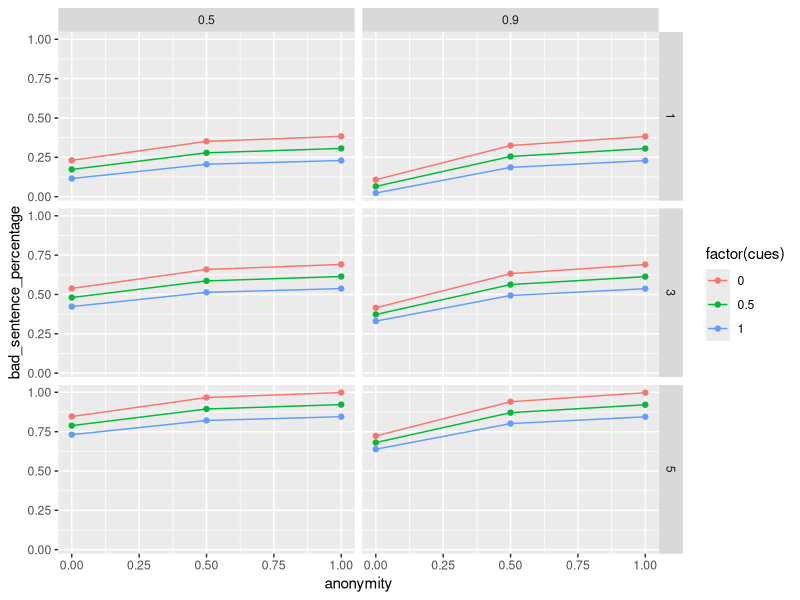

Here is the R script that generated this plot:
#' Compute identity compartmentalization from anonymity
#'
#' Identity compartmentalization is modeled as a non-linear transformation
#' of anonymity. The function maps anonymity values to a compartmentalization
#' score using a squared-ratio, yielding values between 0 and 1.
#'
#' @param anonymity The degree of anonymity, on a scale from 0 to 1.
#'
#' @return The identity compartmentalization score for the given anonymity values,
#'         on a scale from 0 to 1.

IC_function <- function(anonymity) {
  comp <- (anonymity^2)/(anonymity^2+(1-anonymity)^2)
  return(comp)
}

# Überprüfung mit Vektor
an <- c(0.2, 0.5, 0.8)
IC_function(an)

base_resp <- 0.8

#' Felt responsibility as a function of identity compartmentalization
#'
#' Felt responsibility is modeled as a decreasing, non-linear function of
#' identity compartmentalization. Higher compartmentalization reduces felt
#' responsibility relative to a baseline level.
#'
#' @param comp The degree of identity compartmentalization, on a scale from 0 to 1.
#'            
#' @param base_resp The baseline felt responsibility when compartmentalization is zero,
#'                  on a scale from 0 to 1.
#'
#' @return The felt responsibility for the given parameters, on a scale from 0 to 1.

FR_function <- function(comp, base_resp) {
  feltresp <- base_resp * (1 - 0.8 * comp)^3
  return(feltresp)
}


# Überprüfung mit Vektor
FR_function(an,base_resp = 0.8)


#' Calculate concern about impression on others from number of interpersonal cues
#'
#' Concern about impression on others is modeled as a direct function of the
#' number of interpersonal cues. Higher values of interpersonal cues correspond
#' to higher concern about impression on others.
#'
#' @param cues The number of interpersonal cues, on a scale from 0 to 1.
#'
#' @return The concern about impression on others for the given cues,
#'         on a scale from 0 to 1.

CAI_function <- function(cues) {
  concern <- cues
  return(concern)
}


# Überprüfung mit Vektor
CAI_function(an)


#' Calculate courage to express oneself from concern about impression on others
#'
#' Courage to express oneself is modeled as an inverse function of concern about
#' impression on others. Higher concern corresponds to lower courage.
#'
#' @param concern The concern about impression on others, on a scale from 0 to 1.
#'
#' @return The courage to express oneself for the given concern values,
#'         on a scale from 0 to 1.

CE_function <- function(concern) {
  courage <- concern * (-1) + 1
  return(courage)
}

# Überprüfung mit Vektor 
CE_function(an)

#' Calculate state disinhibition
#'
#' State disinhibition is modeled as a linear combination of measure of online disinhibition (MOD),
#' felt responsibility, and courage to express oneself, including an interaction term
#' between felt responsibility and courage to express oneself.
#'
#' @param feltresp Felt responsibility, on a scale from 0 to 1.
#'                 
#' @param courage Courage to express oneself, on a scale from 0 to 1.
#'                
#' @param MOD measure of online disinhibition (MOD), on a scale from 1 to 5.
#'            
#'
#' @return The state disinhibition score for the given parameters, on a scale from -0.1 to 1.2.

SD_function <- function(feltresp, courage, MOD) {
  state_dis <- 0.2 * MOD + (-0.3) * feltresp + 0.2 * courage + (-0.1) * feltresp * courage
  return(state_dis)
}

#' Calculate the percentage of sentences containing at least one curse word
#'
#' Transforms state disinhibition into an observed outcome with added
#' noise and bounds the result to the interval [0, 1].
#'
#' @param anonymity The degree of anonymity, on a scale from 0 to 1.
#'                  
#' @param cues The number of interpersonal cues, on a scale from 0 to 1.
#'        
#' @param MOD measure of online disinhibition (MOD), on a scale from 1 to 5.
#'      
#' @param base_resp The baseline felt responsibility when compartmentalization is zero,
#'                  on a scale from 0 to 1.
#'
#' @return The percentage of sentences containing at least one curse word for the given
#'         parameters, as values on a scale from 0 to 1.

curse_function <- function(anonymity, cues, MOD, base_resp) {
  comp <- IC_function(anonymity)
  feltresp <- FR_function(comp, base_resp)
  concern <- CAI_function(cues)
  courage <- CE_function(concern)
  state_dis <- SD_function(feltresp, courage, MOD)
  bad_sentence_percentage <- (state_dis + 0.1)/1.3 + rnorm(length(state_dis), mean = 0, sd = 0.0)
  bad_sentence_percentage[bad_sentence_percentage > 1] <- 1
  bad_sentence_percentage[bad_sentence_percentage < 0] <- 0
  return(bad_sentence_percentage)
}

library(ggplot2)
df <- expand.grid(
  anonymity = c(0, 0.5, 1),
  MOD = c(1, 3, 5),
  cues = c(0, 0.5, 1),
  base_resp = c(0.5, 0.9)
)

df$bad_sentence_percentage <- curse_function(df$anonymity, df$cues, df$MOD, df$base_resp)

ggplot(df, aes(x= anonymity, y = bad_sentence_percentage, color = factor(cues))) +
  facet_grid(MOD ~ base_resp) +
  geom_point() + 
  geom_line()
